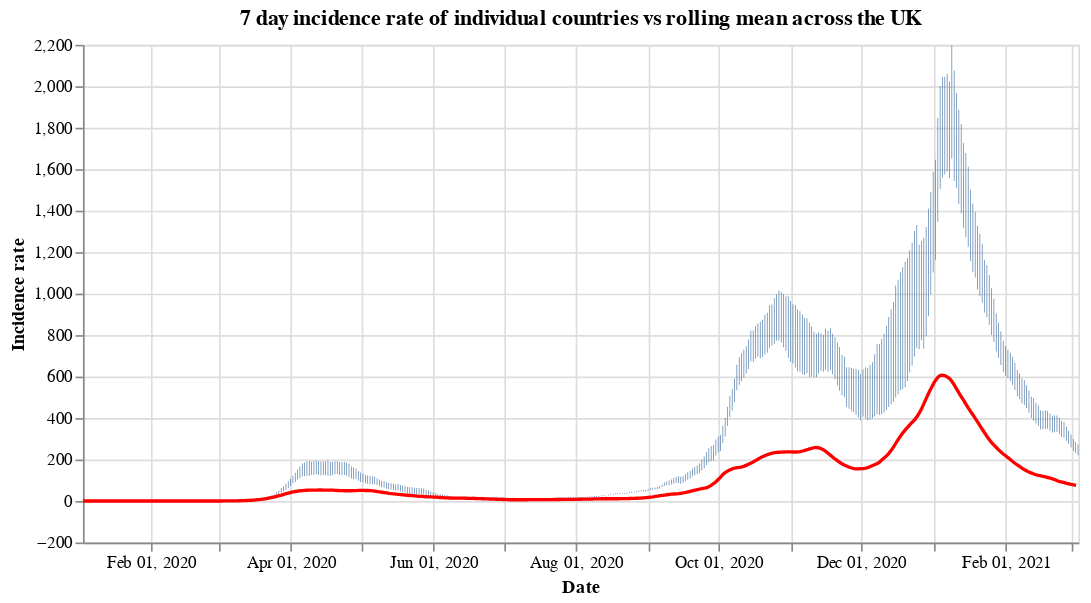

Write notebook code for a chart like this one.
### Code cell
#collapse
countries = uk_cases['areaName'].unique()
countries.sort()

selection = alt.selection_single(
    name='Select',
    fields=['areaName'],
    init={'areaName': 'Wales'},
    bind={'areaName': alt.binding_select(options=countries)}
)

# scatter plot, modify opacity based on selection
bars = alt.Chart(uk_cases).mark_bar().add_selection(
    selection
).encode(
    x=alt.X("yearmonthdate(date):T", axis=alt.Axis(title='Date')),
    y=alt.Y("weeklyCasesRate:Q", axis=alt.Axis(title='Incidence rate')),
    tooltip='weeklyCasesRate:Q',
    opacity=alt.condition(selection, alt.value(1), alt.value(0))
).properties(title=f'7 day incidence rate of individual countries vs rolling mean across the UK', width=600)

line = alt.Chart(overview_cases).mark_line(
    color='red',
    size=2,
).transform_window(
    rolling_mean='mean(weeklyCasesRate)',
    frame=[0, 7]
).encode(
    x='yearmonthdate(date):T',
    y='rolling_mean:Q'
)

alt.layer(bars, line)

### Figure 1 — Vega-Lite specification as saved in the notebook (floating-point values rounded to 4 significant figures; data arrays with more than 128 entries replaced by an {"elided": "..."} marker saying what was removed)
{"config": {"view": {"continuousWidth": 400, "continuousHeight": 300}}, "layer": [{"data": {"name": "data-28c686c5ff64fbceddb82f5944719dfa"}, "mark": "bar", "encoding": {"opacity": {"condition": {"value": 1, "selection": "Select"}, "value": 0}, "tooltip": {"type": "quantitative", "field": "weeklyCasesRate"}, "x": {"type": "temporal", "axis": {"title": "Date"}, "field": "date", "timeUnit": "yearmonthdate"}, "y": {"type": "quantitative", "axis": {"title": "Incidence rate"}, "field": "weeklyCasesRate"}}, "selection": {"Select": {"type": "single", "fields": ["areaName"], "init": {"areaName": "Wales"}, "bind": {"areaName": {"input": "select", "options": ["England", "Northern Ireland", "Scotland", "Wales"]}}}}, "title": "7 day incidence rate of individual countries vs rolling mean across the UK", "width": 600}, {"data": {"name": "data-b7ce2e848eb144cfcbed612b87cf0bce"}, "mark": {"type": "line", "color": "red", "size": 2}, "encoding": {"x": {"type": "temporal", "field": "date", "timeUnit": "yearmonthdate"}, "y": {"type": "quantitative", "field": "rolling_mean"}}, "transform": [{"window": [{"op": "mean", "field": "weeklyCasesRate", "as": "rolling_mean"}], "frame": [0, 7]}]}], "$schema": "https://vega.github.io/schema/vega-lite/v4.8.1.json", "datasets": {"data-28c686c5ff64fbceddb82f5944719dfa": {"elided": "1704 records"}, "data-b7ce2e848eb144cfcbed612b87cf0bce": {"elided": "426 records"}}}
